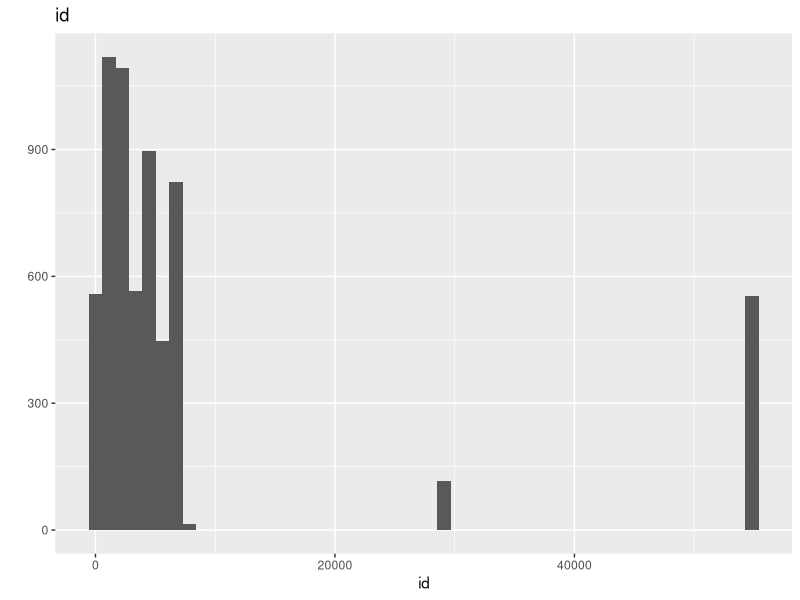
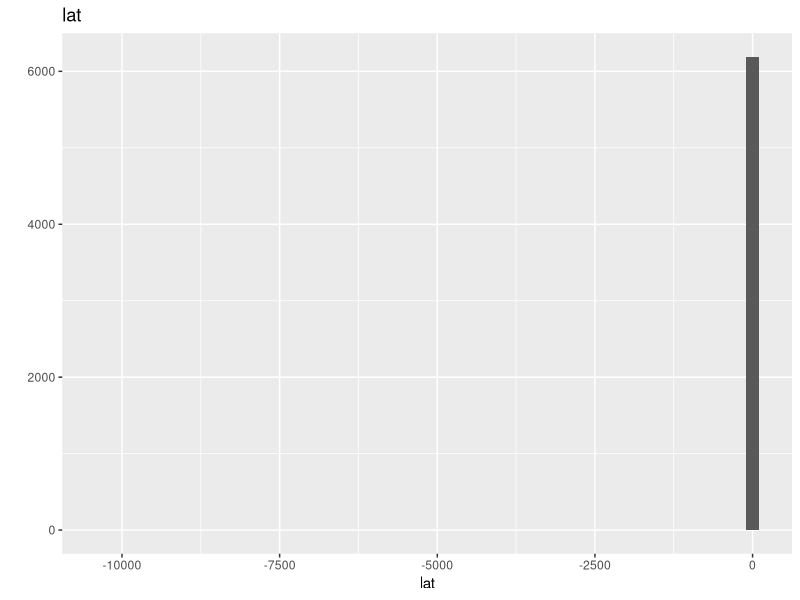
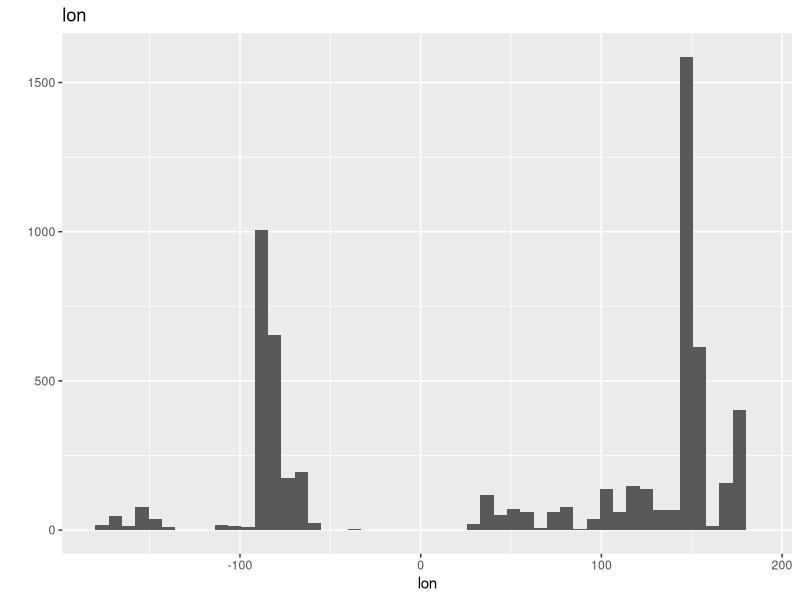
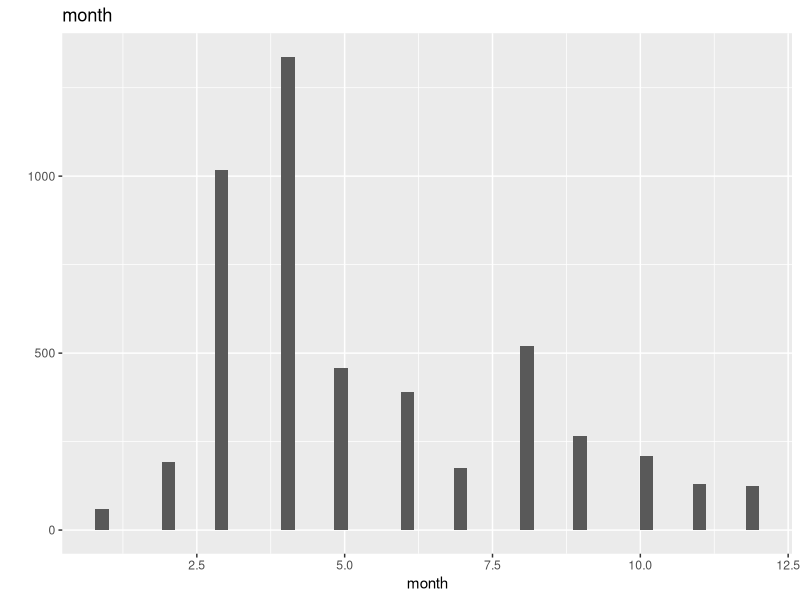
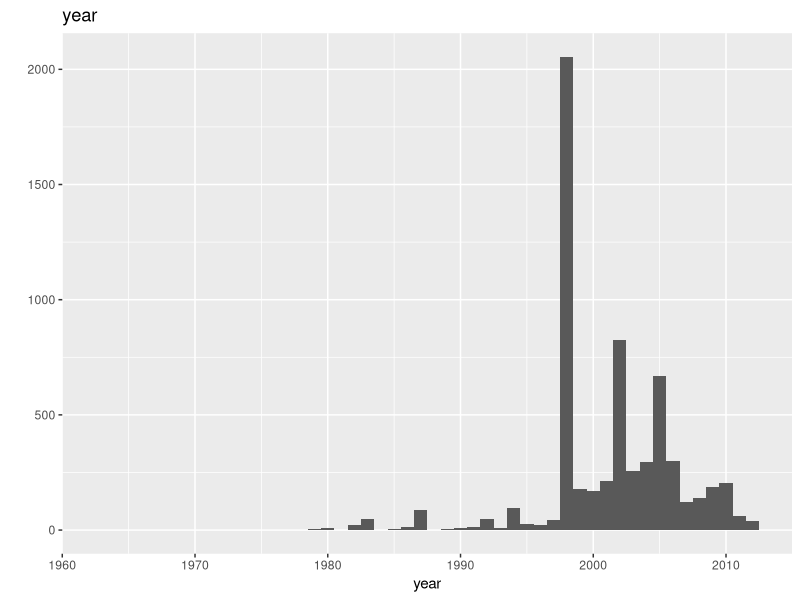
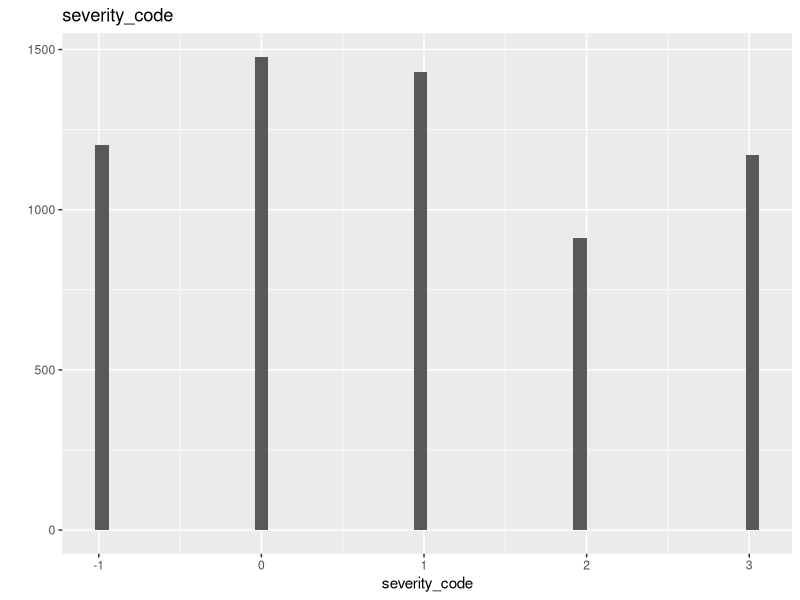
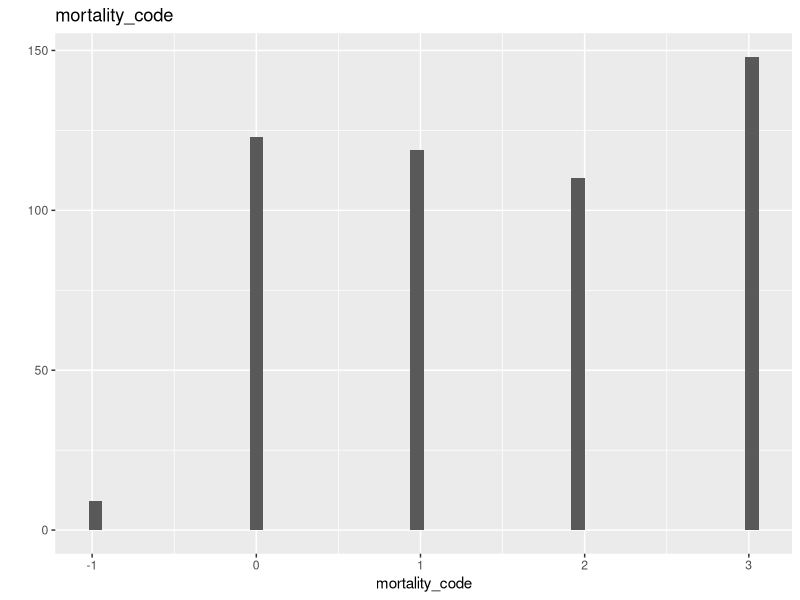
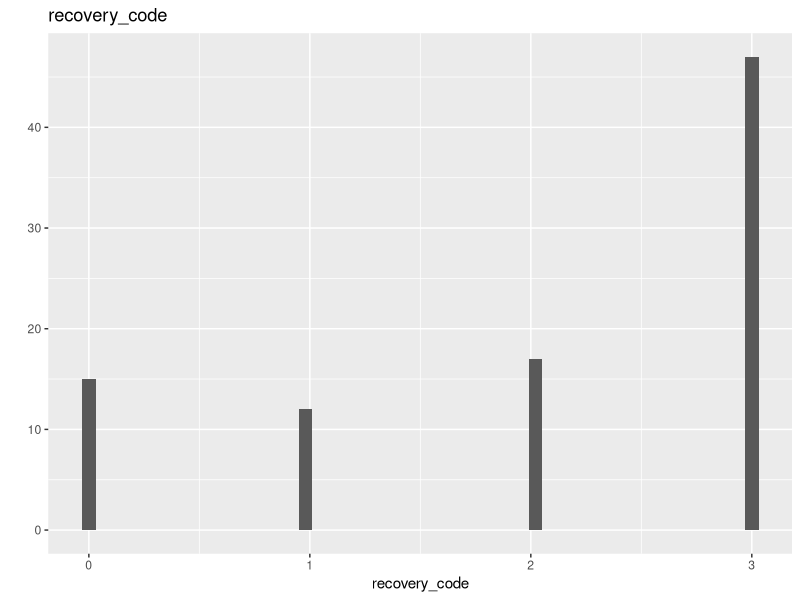

Write R code to recreate these figures, in order. (Note: this script raises an error after producing the figures.)

##############################################################################################################
## CAP 6737 - Final Project - Coral Data Visualization
## 
## Name: Luis A. Rivera Morales
## UCF ID: 4402075
##############################################################################################################

# set working dir
setwd("C:/Users/groot/Desktop/gitluis/coralviz")


## MISSING PACKAGES
## ----------------
## Use install.packages("pkg_name") to install any missing packages.


## CORAL DATA ANALYSIS
## -------------------
## The idea is to obtain a coral dataset containing coral information such as location, coral bleaching, or
## coral diseases with enough different corals and/or metrics to generate multiple visualizations of the
## data set for further analysis. A dashboard containing different graphs showing the information in
## different forms which could even lead to detecting any similarities in between the coral samples.

# read Coral dataset
ds = read.csv("data/CoralBleachingRaw.csv")
ds.raw = ds


# separate numerical variables from categorical variables
ds.numeric = ds[ , sapply(ds, is.numeric)]
ds.categorical = ds[ , sapply(ds, is.factor)]


##############################################################################################################
## Data Analysis
##############################################################################################################

#install.packages("ggplot2")
require(ggplot2, quietly=TRUE, warn.conflicts=FALSE)

# get_column_index: Retrieves column index of a data frame
get_column_index = function(column, data){
  return( grep(column, colnames(data))[1] )
}

# Histogram & Bar chart functions
histogram = function(i){
  qplot(ds.numeric[,i], geom="histogram", bins=50, main=names(ds.numeric)[i], xlab=names(ds.numeric)[i])
}
barchart = function(i){
  qplot(ds.categorical[,i], geom="bar", main=names(ds.categorical)[i], xlab=names(ds.categorical)[i])
}


# check structure & analyze variables
str(ds)

# print a summary of the dataset
summary(ds)


# plot histograms of numerical variables
lapply(1:3, histogram)
lapply(4:6, histogram)
lapply(7:9, histogram)


# plot bar charts of categorical variables
barchart(get_column_index("region", ds.categorical))
barchart(get_column_index("subregion", ds.categorical))
barchart(get_column_index("bleaching_severity", ds.categorical))

# mortality is numeric in reality, need to replace with numbers
barchart(get_column_index("mortality", ds.categorical))


##############################################################################################################
## Numerical/Categorical Variables Recoding for Coral Bleaching
##############################################################################################################
require(stringr, quietly=TRUE, warn.conflicts=FALSE)


# lowercase bleaching severity levels & show graph
levels(ds$bleaching_severity) = c("High", "Low", "Medium", "No Bleaching", "Unknown")
i = get_column_index("bleaching_severity", ds)
qplot(ds[,i], geom="bar", main=names(ds)[i], xlab=names(ds)[i])
rm(i)


# replace empty levels with no data (NA)
levels(ds$region)[1] = "NA"
levels(ds$subregion)[1] = "NA"


# verify percentage of mortalities and codes
length(which(is.na(ds$mortality_code)))
length(which(is.na(ds$mortality_code))) / nrow(ds) * 100

##
## 91% of 'mortality_code' and 'mortality' are NA's
## 9% may be used as sample for graph
##


# verify percentage of coral affected by bleaching
length(which(ds$percentage_affected == ""))
length(which(ds$percentage_affected == "")) / nrow(ds) * 100

##
## 75% of 'percentage_affected' are NA's
## 25% may be used as sample for graph
##


# verify bleaching duration time
length(which(ds$bleaching_duration == ""))
length(which(ds$bleaching_duration == "")) / nrow(ds) * 100

##
## 95% of 'bleaching_duration' are NA's
## 5% may be used as sample for graph
##


# drop any variables that will not be used
ds = ds[, -which(colnames(ds) == "recovery_code")]
ds = ds[, -which(colnames(ds) == "reference_code")]

ds = ds[, -which(colnames(ds) == "remarks")]
ds = ds[, -which(colnames(ds) == "other_factors")]
ds = ds[, -which(colnames(ds) == "survey_area")]
ds = ds[, -which(colnames(ds) == "survey_type")]
ds = ds[, -which(colnames(ds) == "recovery")]

##############################################################################################################
# Export prepared dataset(s)
##############################################################################################################
write.csv(ds, file="data/CoralBleaching.csv", na="", row.names=FALSE, col.names=TRUE)



